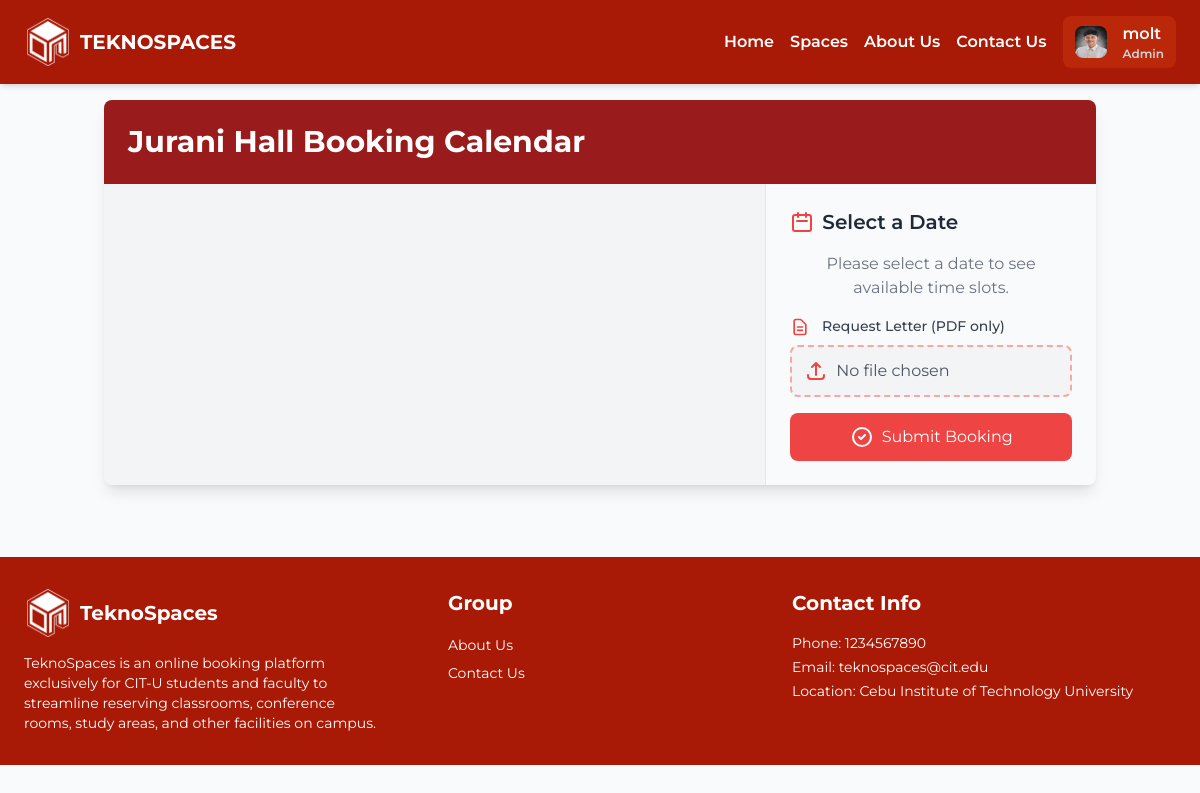
The page /booking/space/2/calendar/ (signed in) on the database its author committed.
### account/models.py (models this page shows)
class CustomUser(AbstractUser):
    profile_picture = models.ImageField(upload_to='prof_pic', blank=True, null=True)
    first_name = models.CharField(max_length=30, blank=True)
    last_name = models.CharField(max_length=30, blank=True)
    username = models.CharField(max_length=30, unique=True)
    email = models.EmailField(blank=True)
    sex = models.CharField(max_length=1, choices=[('M', 'Male'), ('F', 'Female')])
    year_level = models.IntegerField(null=True, blank=True, default=1)
    usertype = models.CharField(max_length=10, choices=[('student', 'Student'), ('faculty', 'Faculty'), ('admin', 'Admin')])
    program = models.CharField(max_length=100, null=True, default='Unrecorded')
    status = models.CharField(max_length=10, choices=[('active', 'Active'), ('inactive', 'Inactive')], default='active')

### space/models.py (models this page shows, shortened)
class Space(models.Model):
    main_image = models.ImageField(upload_to='space_images', blank=True, null=True)
    second_image = models.ImageField(upload_to='space_images', blank=True, null=True)
    third_image = models.ImageField(upload_to='space_images', blank=True, null=True)
    fourth_image = models.ImageField(upload_to='space_images', blank=True, null=True)
    fifth_image = models.ImageField(upload_to='space_images', blank=True, null=True)
    sixth_image = models.ImageField(upload_to='space_images', blank=True, null=True)
    title = models.CharField(max_length=100)
    category = models.ManyToManyField(Category, related_name='space')
    description = models.TextField(blank=True, null=True)
    price = models.FloatField()
    managed_by = models.ForeignKey(settings.AUTH_USER_MODEL, related_name='spaces', blank=True, null=True, on_delete=models.RESTRICT)
    booked_by = models.ForeignKey(settings.AUTH_USER_MODEL, related_name='space', blank=True, null=True, on_delete=models.SET_NULL)
    is_booked = models.BooleanField(default=False)
    date_created = models.DateField(auto_now_add=True)
    date_updated = models.DateTimeField(auto_now=True)
    book_count = models.IntegerField(null=True, blank=True, default=0)
    type = models.ManyToManyField(Type, related_name='space')
    venue = models.CharField(max_length=100)
    schedule = models.CharField(max_length= 16, null=True, blank=True, default='abcdefghijklmnop')
    seating_capacity = models.IntegerField()
    hasAirConditioner = models.BooleanField()
    hasInternet = models.BooleanField()
    hasTelevision = models.BooleanField()

### booking/views.py (the view, shortened to what this page needs)
# urls.py: path('space/<int:space_id>/calendar/', views.calendar_view, name='calendar')
@login_required
def calendar_view(request, space_id):
    space = get_object_or_404(Space, id=space_id)
    bookings = Booking.objects.filter(space=space)
    bookings_json = json.dumps([{
        'title': booking.id,
        'start': f"{booking.date}T{booking.start_time}",
        'end': f"{booking.date}T{booking.end_time}",
    } for booking in bookings])
    selected_date = request.POST.get('selected_date')
    selected_slots = request.POST.get('selected_slots', '')
    time_slots = [
        '08:00-09:00', '09:00-10:00', '10:00-11:00', '11:00-12:00',
        '12:00-13:00', '13:00-14:00', '14:00-15:00', '15:00-16:00', '16:00-17:00'
    ]
    booked_slots = []
    print(f'Booked Slots: {booked_slots}')
    approved_slots = []
    print(f'Approved Slots: {approved_slots}')
    context = {
        'space': space,
        'bookings': bookings,
        'bookings_json': bookings_json,
        'selected_date': selected_date,
        'selected_slots': selected_slots,
        'time_slots': time_slots,
        'booked_slots': booked_slots,
        'approved_slots': approved_slots,
    }
    return render(request, 'calendar.html', context)

### booking/templates/calendar.html (shortened to what this page needs)
{% extends 'core/base.html' %}
{% load static %}
{% block content %}
<div class="container mx-auto px-4 py-8 pt-[100px]">
    <div class="max-w-6xl mx-auto bg-gray-100 shadow-lg rounded-lg overflow-hidden">
        <div class="p-6 bg-red-800">
            <h1 class="text-3xl font-bold text-white">{{ space.title }} Booking Calendar</h1>
        </div>
        <div class="flex flex-col md:flex-row">
            <div class="w-full md:w-2/3 p-6">
            </div>
            <div class="w-full md:w-1/3 p-6 bg-gray-50 border-l border-gray-200">
                <div class="sticky top-4">
                    <h2 id="selected-date" class="text-xl font-semibold mb-4 text-gray-800 flex items-center">
                        <svg xmlns="http://www.w3.org/2000/svg" class="h-6 w-6 mr-2 text-red-500" fill="none" viewBox="0 0 24 24" stroke="currentColor">
                            <path stroke-linecap="round" stroke-linejoin="round" stroke-width="2" d="M8 7V3m8 4V3m-9 8h10M5 21h14a2 2 0 002-2V7a2 2 0 00-2-2H5a2 2 0 00-2 2v12a2 2 0 002 2z" />
                        </svg>
                        Select a Date
                    </h2>
                    <form method="POST" enctype="multipart/form-data" id="booking-form" class="space-y-4">
                        <div id="time-slots" class="space-y-2 mb-4">
                            {% if selected_date %}
                                {% for slot in time_slots %}
                                    {% if slot in approved_slots %}
                                        <button type="button" class="slot-button py-2 px-3 rounded-lg w-full bg-red-500 text-white transition duration-100 ease-in-out flex items-center justify-start space-x-2" data-slot="{{ slot }}" disabled>
                                            <svg xmlns="http://www.w3.org/2000/svg" class="h-5 w-5" viewBox="0 0 20 20" fill="currentColor">
                                                <path fill-rule="evenodd" d="M10 18a8 8 0 100-16 8 8 0 000 16zm1-11a1 1 0 10-2 0v2H7a1 1 0 100 2h2v2a1 1 0 102 0v-2h2a1 1 0 100-2h-2V7z" clip-rule="evenodd"/>
                                            </svg>
                                            <span>{{ slot }} (Unavailable)</span>
                                        </button>
                                    {% elif slot in booked_slots %}
                                        <button type="button" class="slot-button py-2 px-3 rounded-lg w-full bg-yellow-500 hover:bg-orange-600 text-white transition duration-100 ease-in-out flex items-center justify-start space-x-2" data-slot="{{ slot }}">
                                            <svg xmlns="http://www.w3.org/2000/svg" class="h-5 w-5" viewBox="0 0 20 20" fill="currentColor">
                                                <path fill-rule="evenodd" d="M10 18a8 8 0 100-16 8 8 0 000 16zm1-11a1 1 0 10-2 0v2H7a1 1 0 100 2h2v2a1 1 0 102 0v-2h2a1 1 0 100-2h-2V7z" clip-rule="evenodd" />
                                            </svg>
                                            <span>{{ slot }} (Queue)</span>
                                        </button>
                                    {% else %}
                                        <button type="button" class="slot-button py-2 px-3 rounded-lg w-full bg-gray-400 text-white hover:bg-green-500 transition duration-100 ease-in-out flex items-center justify-start space-x-2" data-slot="{{ slot }}">
                                            <svg xmlns="http://www.w3.org/2000/svg" class="h-5 w-5" viewBox="0 0 20 20" fill="currentColor">
                                                <path fill-rule="evenodd" d="M10 18a8 8 0 100-16 8 8 0 000 16zm1-11a1 1 0 10-2 0v2H7a1 1 0 100 2h2v2a1 1 0 102 0v-2h2a1 1 0 100-2h-2V7z" clip-rule="evenodd" />
                                            </svg>
                                            <span>{{ slot }}</span>
                                        </button>
                                    {% endif %}
                                {% endfor %}
                            {% else %}
                                <p class="text-gray-500 text-center">Please select a date to see available time slots.</p>
                            {% endif %}
                        </div>
                        <div class="mb-4">
                            <label for="id_request_letter" class="block text-sm font-medium text-gray-700 mb-2">
                                    Request Letter (PDF only)
                            </label>
                            <div class="relative">
                                <div class="flex items-center border-2 border-dashed border-red-300 rounded-lg p-3 bg-gray-100 hover:bg-gray-200 transition duration-300">
                                    <svg xmlns="http://www.w3.org/2000/svg" class="h-6 w-6 text-red-500 mr-2" fill="none" viewBox="0 0 24 24" stroke="currentColor">
                                        <path stroke-linecap="round" stroke-linejoin="round" stroke-width="2" d="M4 16v1a3 3 0 003 3h10a3 3 0 003-3v-1m-4-8l-4-4m0 0L8 8m4-4v12" />
                                    </svg>
                                    <span id="file-name" class="text-gray-600">No file chosen</span>
                                </div>
                            </div>
                        </div>
                        <button type="submit" class="w-full bg-red-500 text-white py-3 rounded-lg hover:bg-red-600 transition duration-300 ease-in-out flex items-center justify-center space-x-2">
                            <svg xmlns="http://www.w3.org/2000/svg" class="h-6 w-6" fill="none" viewBox="0 0 24 24" stroke="currentColor">
                                <path stroke-linecap="round" stroke-linejoin="round" stroke-width="2" d="M9 12l2 2 4-4m6 2a9 9 0 11-18 0 9 9 0 0118 0z" />
                            </svg>
                            <span>Submit Booking</span>
                        </button>
                    </form>
                </div>
            </div>
        </div>
    </div>
</div>
<link rel="stylesheet" href="https://cdnjs.cloudflare.com/ajax/libs/fullcalendar/3.10.2/fullcalendar.min.css" />
{% endblock %}

### core/templates/core/base.html (shortened to what this page needs)
<!DOCTYPE html>
<html lang="en">
<head>
    <script src="https://cdn.tailwindcss.com"></script>
    {% load static %}
    <link rel="stylesheet" href="{% static 'core/css/style.css' %}" type="text/css">
    <link rel="stylesheet" href="{% static 'css/base.css' %}" type="text/css">
    <link rel="stylesheet" href="https://cdnjs.cloudflare.com/ajax/libs/font-awesome/5.15.4/css/all.min.css">
</head>
<body class="bg-gray-50 font-sans relative">
    <nav class="py-4 px-6 flex flex-wrap items-center bg-[#A81906] shadow-md justify-between fixed z-[999999] w-full">
        {% load static %}
        <div class="flex items-center space-x-2">
            <img src="{% static 'core/images/logo-1.png' %}" alt="Logo" class="object-scale-down h-12 w-12">
            <a href="/" class="text-xl font-bold text-white">TEKNOSPACES</a>
        </div>
        <div class="w-full md:w-auto flex flex-col md:flex-row md:space-x-4 space-y-2 md:space-y-0 mt-4 md:mt-0 items-center md:justify-end">
            <a href="{% url 'core:index' %}" class="text-base font-semibold text-white hover:text-gray-300 transition">Home</a>
            <a href="{% url 'space:spaces' %}" class="text-base font-semibold text-white hover:text-gray-300 transition">Spaces</a>
            <a href="{% url 'core:about_us' %}" class="text-base font-semibold text-white hover:text-gray-300 transition">About Us</a>
            <a href="{% url 'core:contact_us' %}" class="text-base font-semibold text-white hover:text-gray-300 transition">Contact Us</a>
            {% if user.is_authenticated %}
                <div class="relative" id="profileDropdown">
                    <button onclick="toggleDropdown()" class="flex items-center px-3 py-1.5 text-base font-semibold bg-[#BA2709] text-white rounded-lg hover:bg-red-700 transition focus:outline-none">
                        {% if user.profile_picture %}
                            <img src="{{ user.profile_picture.url }}" alt="Profile Picture" class="h-8 w-8 rounded-lg mr-4">
                        {% else %}
                            <i class="fas fa-user-circle h-8 w-8 text-gray-500 mr-4"></i>
                        {% endif %}
                        <div class="flex flex-col items-start">
                            <span>{{ user.username }}</span>
                            {% if user.is_superuser %}
                                <span class="text-xs text-gray-300 mt-.2">Admin</span>
                            {% endif %}
                        </div>
                    </button>
                </div>
            {% else %}
                <a href="{% url 'core:log_in' %}" class="flex items-center px-3 py-1.5 text-base font-semibold bg-[#BA2709] text-white rounded-lg hover:bg-red-700 transition">
                    <span>Log In</span>
                </a>
            {% endif %}
        </div>
    </nav>
    {% block content %}
    {% endblock %}
    <footer class="py-8 px-6 bg-[#A81906] mt-10">
        <div class="max-w-7xl mx-auto flex flex-wrap justify-between">
            <div class="w-full md:w-1/3 mb-6 md:mb-0 pr-6">
                <div class="flex items-center space-x-2 mb-4">
                    <img src="{% static 'core/images/logo-1.png' %}" alt="Logo" class="object-scale-down h-12 w-12">
                    <h3 class="text-xl font-bold text-white">TeknoSpaces</h3>
                </div>
                <p class="text-sm text-white">TeknoSpaces is an online booking platform exclusively for CIT-U students and faculty to streamline reserving classrooms, conference rooms, study areas, and other facilities on campus.</p>
            </div>
            <div class="w-full md:w-1/3 mb-6 md:mb-0 pr-6">
                <div class="ml-10">
                    <h3 class="text-xl font-bold text-white mb-4">Group</h3>
                    <ul class="space-y-1">
                        <li><a href="{% url 'core:about_us' %}" class="text-sm text-white hover:text-gray-300 transition">About Us</a></li>
                        <li><a href="{% url 'core:contact_us' %}" class="text-sm text-white hover:text-gray-300 transition">Contact Us</a></li>
                    </ul>
                </div>
            </div>
            <div class="w-full md:w-1/3 pr-6">
                <h3 class="text-xl font-bold text-white mb-4">Contact Info</h3>
                <ul class="space-y-1">
                    <li class="text-sm text-white">Phone: 1234567890</li>
                    <li class="text-sm text-white">Email: teknospaces@cit.edu</li>
                    <li class="text-sm text-white">Location: Cebu Institute of Technology University</li>
                </ul>
            </div>
        </div>
    </footer>
</body>
</html>

### static/css/base.css (style rules this page uses)
body { font-family: 'Montserrat', sans-serif; }

### rows shown on the page
CustomUser: profile_picture (picture), username "molt"
Space: title "Jurani Hall"
